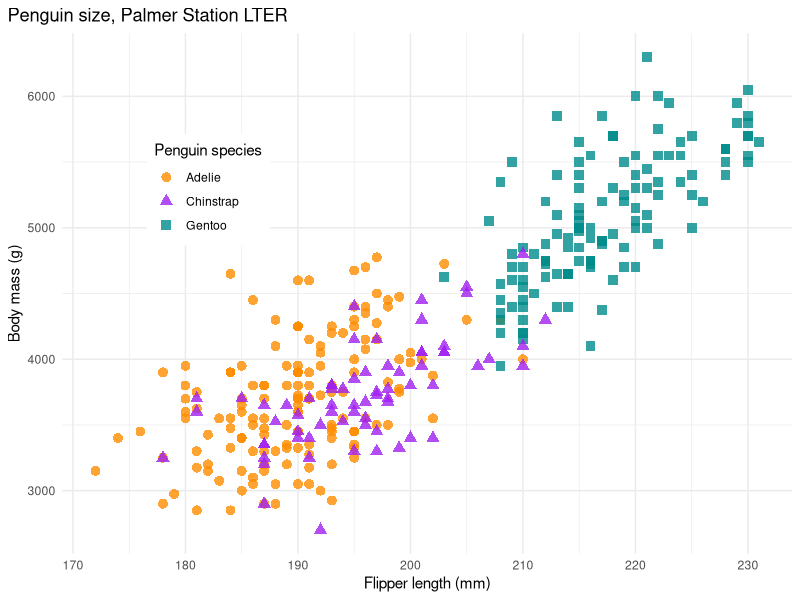

Write the R code that produced this figure.
## ---- chunk 1
if(! "palmerpenguins" %in% installed.packages()) {
  install.packages("palmerpenguins")
}
if(! "ggplot2" %in% installed.packages()) {
  install.packages("ggplot2")
  }
library(palmerpenguins); library(ggplot2)
ggplot(penguins, aes(x = flipper_length_mm, y = body_mass_g)) +
  geom_point(aes(color = species, 
                 shape = species),
             size = 3,
             alpha = 0.8) +
  theme_minimal() +
  scale_color_manual(values = c("darkorange","purple","cyan4")) +
  labs(title = "Penguin size, Palmer Station LTER",
       x = "Flipper length (mm)",
       y = "Body mass (g)",
       color = "Penguin species",
       shape = "Penguin species") +
  theme(legend.position = c(0.2, 0.7),
        legend.background = element_rect(fill = "white", color = NA),
        plot.title.position = "plot",
        plot.caption = element_text(hjust = 0, face= "italic"),
        plot.caption.position = "plot")
